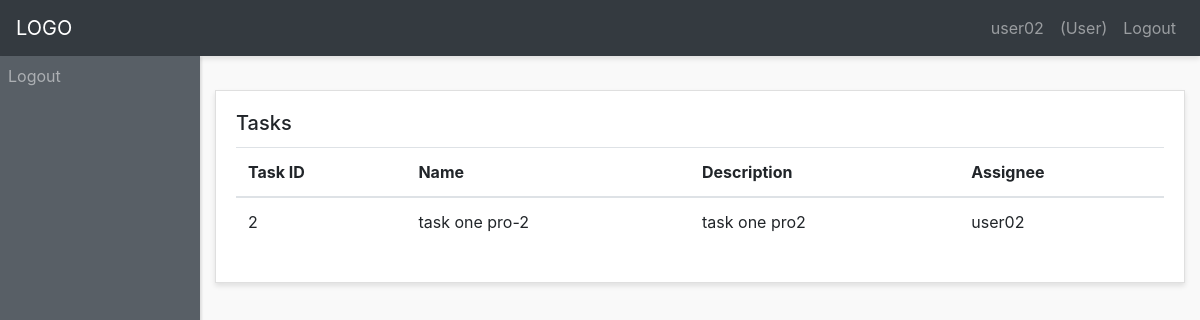
/task/2/ (signed in), run on the app's committed database.
### tasks/models.py (models this page shows, shortened)
class Tasks(models.Model):
    name = models.CharField(max_length=200)
    discription =  models.TextField(blank=True, null=True)
    project = models.ForeignKey(Projects, on_delete=models.CASCADE)
    assigned_user = models.ForeignKey(User, on_delete=models.CASCADE,)

### tasks/views.py (the view)
# urls.py: path('task/<int:pk>/',DetailTask.as_view(),name = "detail_task"),
class DetailTask(LoginRequiredMixin,DetailView):
    model = Tasks
    template_name = 'taskDetail.html'

### templates/taskDetail.html (shortened to what this page needs)
{% extends "layout.html" %}
{% block content %}
<div class="row">
        <div class="col">
            <div class="card">
                <div class="card-body">
                    <h5 class="card-title">Tasks</h5>
                    <table class="table">
                        <thead>
                            <tr>
                                <th scope="col">Task ID</th>
                                <th scope="col">Name</th>
                                <th scope="col">Description</th>
                                <th scope="col">Assignee</th>
                            </tr>
                        </thead>
                        <tbody>
                            <tr>
                                <td>{{object.pk}}</td>
                                <td>{{object.name}}</td>
                                <td>{{object.discription}}</td>
                                <td>{{object.assigned_user}}</td>
                            </tr>
                        </tbody>
                    </table>
                </div>
            </div>
        </div>
    </div>
{% endblock content %}

### templates/layout.html (shortened to what this page needs)
{% load static from staticfiles %}
<!DOCTYPE html>
<html lang="en">
    <head>
        <link href="https://maxcdn.bootstrapcdn.com/bootstrap/4.0.0/css/bootstrap.min.css" rel="stylesheet" id="bootstrap-css">
    </head>
    <body>
        <div id="wrapper">
            <nav class="navbar header-top fixed-top navbar-expand-lg  navbar-dark bg-dark">
                <a class="navbar-brand" href="{% url 'dashboard' %}">LOGO</a>
                <div class="collapse navbar-collapse" id="navbarText">
                    <ul class="navbar-nav side-nav">
                      <li class="nav-item">
                        <a class="nav-link" href="{% url 'logout' %}">Logout</a>
                      </li>
                    </ul>
                    <ul class="navbar-nav ml-md-auto d-md-flex">
                      <li class="nav-item">
                        <a class="nav-link" href="#">
                                {{ request.user }}
                        </a>
                      </li>
                      <li class="nav-item">
                        <a class="nav-link" href="#">
                                {% if request.user.is_staff %}
                                    (Admin)
                                {% else %}
                                    (User)
                                {% endif %}
                        </a>
                      </li>
                      <li class="nav-item">
                        <a class="nav-link" href="{% url 'logout' %}">Logout</a>
                      </li>
                    </ul>
                </div>
            </nav>
            {% block content %}{% endblock content %}
        </div>
    </body>
</html>

### templates/layout.html (style rules this page uses)
body { background:#f9f9f9; }
#wrapper { padding:90px 15px; }
.navbar-expand-lg .navbar-nav.side-nav { flex-direction: column; }
.card { margin-bottom: 15px; border-radius:0; box-shadow: 0 3px 5px rgba(0,0,0,.1); }
.header-top { box-shadow: 0 3px 5px rgba(0,0,0,.1) }
@media (min-width:992px) { #wrapper { margin-left: 200px;padding: 90px 15px 15px; } }
@media (min-width:992px) { .navbar-nav.side-nav { background: #585f66;box-shadow: 2px 1px 2px rgba(0,0,0,.1);position:fixed;top:56px;flex-direction: column!important;left:0;width:200px;overflow-y:auto;bottom:0;overflow-x:hidden;padding-bottom:40px } }

### data on the page
Tasks: pk "2", name "task one pro-2", discription "task one pro2", assigned_user "user02"

### other printed values
{{ request.user }} "user02"
